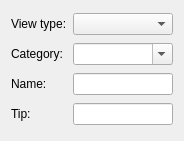
<ui version="4.0" >
 <class>KPlato::AddViewPanel</class>
 <widget class="QWidget" name="KPlato::AddViewPanel" >
  <property name="geometry" >
   <rect>
    <x>0</x>
    <y>0</y>
    <width>184</width>
    <height>141</height>
   </rect>
  </property>
  <layout class="QGridLayout" >
   <item row="0" column="0" >
    <widget class="QLabel" name="label_2" >
     <property name="text" >
      <string>View type:</string>
     </property>
     <property name="buddy" >
      <cstring>viewtype</cstring>
     </property>
    </widget>
   </item>
   <item row="0" column="1" >
    <widget class="KComboBox" name="viewtype" >
     <property name="autoCompletion" >
      <bool>false</bool>
     </property>
    </widget>
   </item>
   <item row="1" column="0" >
    <widget class="QLabel" name="label_3" >
     <property name="text" >
      <string>Category:</string>
     </property>
     <property name="buddy" >
      <cstring>category</cstring>
     </property>
    </widget>
   </item>
   <item row="1" column="1" >
    <widget class="KComboBox" name="category" >
     <property name="editable" >
      <bool>true</bool>
     </property>
     <property name="insertPolicy" >
      <enum>QComboBox::InsertAlphabetically</enum>
     </property>
     <property name="autoCompletion" >
      <bool>false</bool>
     </property>
    </widget>
   </item>
   <item row="2" column="0" >
    <widget class="QLabel" name="label_4" >
     <property name="text" >
      <string>Name:</string>
     </property>
     <property name="buddy" >
      <cstring>viewname</cstring>
     </property>
    </widget>
   </item>
   <item row="2" column="1" >
    <widget class="QLineEdit" name="viewname" />
   </item>
   <item row="3" column="0" >
    <widget class="QLabel" name="label_5" >
     <property name="text" >
      <string>Tip:</string>
     </property>
     <property name="buddy" >
      <cstring>tooltip</cstring>
     </property>
    </widget>
   </item>
   <item row="3" column="1" >
    <widget class="QLineEdit" name="tooltip" />
   </item>
  </layout>
 </widget>
 <customwidgets>
  <customwidget>
   <class>KComboBox</class>
   <extends>QComboBox</extends>
   <header>kcombobox.h</header>
  </customwidget>
 </customwidgets>
 <resources/>
 <connections/>
</ui>
